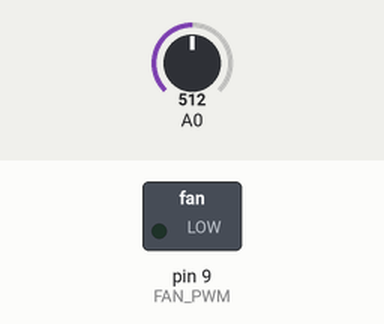
Simulated run of this sketch. Board: Arduino Uno, built with avr-gcc and run on an emulated ATmega328P. Shown: switched loads named in the sketch (green lamp = pin HIGH). Inputs (shaded band) come from the test bench; at power-on: A0 = 512.

Above: at 0.05 s.
At 16.85 s:
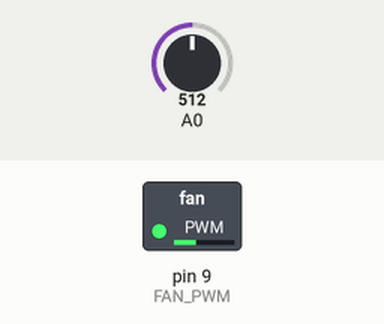
Timing chart, 0 to 21.9 s (numbered marks = the images above):
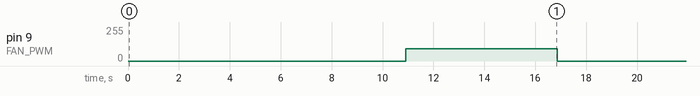

The sketch:

CPSlab4.3.ino
```cpp
#include <avr/io.h>
#include <avr/interrupt.h>

#define FAN_PWM PB1   // OC1A, Arduino pin 9
#define MIN_PWM 60    // minimum PWM to overcome stall

volatile uint16_t tick_counter = 0;   // counts ~16ms ticks
volatile uint8_t second_counter = 0;  // counts seconds
volatile uint8_t fan_counter = 0;     // counts fan ON seconds
volatile uint8_t fan_on = 0;
volatile uint16_t adc_val = 0;        // potentiometer reading

// ---------------- ADC ----------------
void setup_adc() {
    ADMUX = (1 << REFS0);  //in this section we are selecting the external voltage as refrence voltage for pin A0
    ADCSRA = (1 << ADEN) | (1 << ADPS2) | (1 << ADPS1) | (1 << ADPS0);
}

uint16_t read_adc() {
    ADCSRA |= (1 << ADSC);                // start conversion which start conversion in register A
    while (ADCSRA & (1 << ADSC));         // wait for completion
    return ADC;
}

// ---------------- PWM ----------------
void setup_pwm() {
    DDRB |= (1 << FAN_PWM);                // OC1A as output
    TCCR1A = (1 << COM1A1) | (1 << WGM10); // Fast PWM 8-bit, non-inverting
    TCCR1B = (1 << WGM12) | (1 << CS11);   // prescaler = 8 (~7.8 kHz)
    OCR1A = 0;                              // start with fan OFF
}

// ---------------- Timer0 ----------------
void setup_timer0() {
    TCCR0A = (1 << WGM01);                // CTC mode same
    TCCR0B = (1 << CS02) | (1 << CS00);   // prescaler 1024
    OCR0A = 249;                           // ~16ms tick
    TIMSK0 |= (1 << OCIE0A);               // enable compare interrupt
}

// ---------------- Timer0 ISR ----------------
ISR(TIMER0_COMPA_vect) {
    tick_counter++;
    if (tick_counter >= 62) { // 62 * 16ms ≈ 1 second
        tick_counter = 0;

        // Read potentiometer continuously
        adc_val = read_adc();

        if (!fan_on) {
            second_counter++;
            if (second_counter >= 10) { // 10s OFF
                fan_on = 1;
                fan_counter = 0;
            }
        } else {
            fan_counter++;
            if (fan_counter <= 6) { // 6s ON
                // Map ADC to PWM with minimum
                OCR1A = ((adc_val * (255 - MIN_PWM)) / 1023) + MIN_PWM;
            } else {
                fan_on = 0;
                second_counter = 0;
                OCR1A = 0; // fan OFF
            }
        }
    }
}

// ---------------- Main ----------------
int main(void) {
    setup_pwm();
    setup_timer0();
    setup_adc();
    sei(); // enable interrupts

    while (1) {
        // Main loop empty, everything handled in ISR
    }
}
```

Measured:
- by itself, pin 9 (FAN_PWM): alternates 93/255 for 6.0 s and 0/255 for 10.9 s
